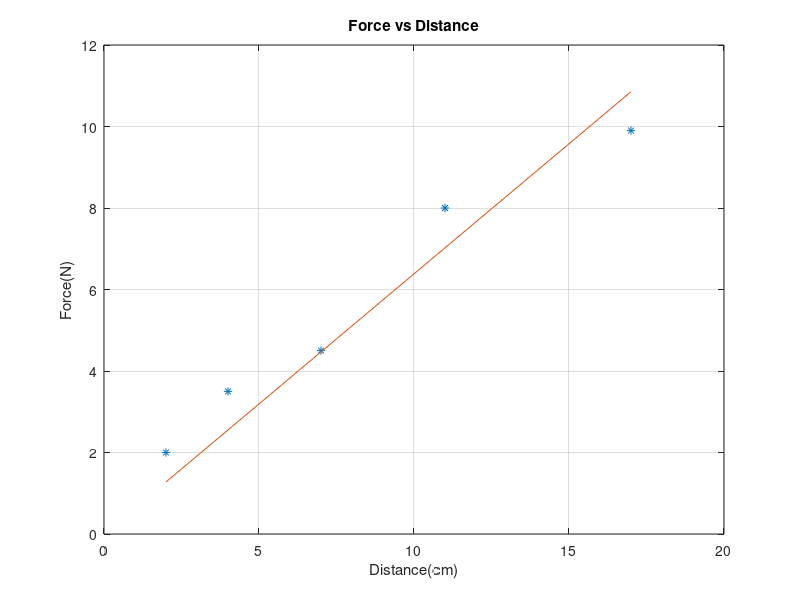

MATLAB code to generate this figure:
%Dounglan Cheung
%Hw03p3.m
X = [2.0, 4.0, 7.0, 11.0, 17.0]; % cm 
Y = [2.0, 3.5, 4.5, 8.0, 9.9]; % N
A= sum(X.*Y)./sum((X).^2)
B=0
fit = A.*X 
plot(X,Y,'*',X,fit,'-')
grid on
xlabel("Distance(cm)")
ylabel("Force(N)")
title("Force vs Distance")
yhat = A.* X
ybar = mean(Y)
rsqr = 1- sum((yhat-Y).^2)./sum((ybar-Y).^2)
